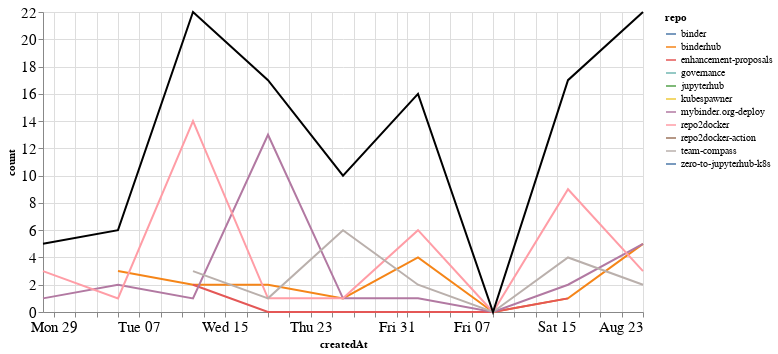

Source (notebook cell):
### Markdown cell above
## Comments

### Code cell
comments_time = comments.groupby('repo').resample('W', on='createdAt').count()['author'].reset_index()
comments_time = comments_time.rename(columns={'author': 'count'})
comments_time_total = comments_time.groupby('createdAt').agg({"count": "sum"}).reset_index()
ch1 = alt.Chart(comments_time, width=600).mark_line().encode(
    x='createdAt',
    y='count',
    color='repo',
    tooltip="repo"
)

ch2 = alt.Chart(comments_time_total, width=600).mark_line(color="black").encode(
    x='createdAt',
    y='count',
)

ch1 + ch2

### Figure 1 — Vega-Lite specification as saved in the notebook (floating-point values rounded to 4 significant figures)
{"config": {"axisLeft": {"labelFontSize": 15}, "axisBottom": {"labelFontSize": 15}}, "layer": [{"data": {"name": "data-d56c319f269b5bc69639157f060297dc"}, "mark": "line", "encoding": {"color": {"type": "nominal", "field": "repo"}, "tooltip": {"type": "nominal", "field": "repo"}, "x": {"type": "temporal", "field": "createdAt"}, "y": {"type": "quantitative", "field": "count"}}, "width": 600}, {"data": {"name": "data-899469b76f9298bd9ba5bf224ac08622"}, "mark": {"type": "line", "color": "black"}, "encoding": {"x": {"type": "temporal", "field": "createdAt"}, "y": {"type": "quantitative", "field": "count"}}, "width": 600}], "$schema": "https://vega.github.io/schema/vega-lite/v4.8.1.json", "datasets": {"data-d56c319f269b5bc69639157f060297dc": [{"repo": "binder", "createdAt": "2020-08-23T00:00:00", "count": 1}, {"repo": "binderhub", "createdAt": "2020-07-05T00:00:00", "count": 3}, {"repo": "binderhub", "createdAt": "2020-07-12T00:00:00", "count": 2}, {"repo": "binderhub", "createdAt": "2020-07-19T00:00:00", "count": 2}, {"repo": "binderhub", "createdAt": "2020-07-26T00:00:00", "count": 1}, {"repo": "binderhub", "createdAt": "2020-08-02T00:00:00", "count": 4}, {"repo": "binderhub", "createdAt": "2020-08-09T00:00:00", "count": 0}, {"repo": "binderhub", "createdAt": "2020-08-16T00:00:00", "count": 1}, {"repo": "binderhub", "createdAt": "2020-08-23T00:00:00", "count": 5}, {"repo": "enhancement-proposals", "createdAt": "2020-07-12T00:00:00", "count": 2}, {"repo": "enhancement-proposals", "createdAt": "2020-07-19T00:00:00", "count": 0}, {"repo": "enhancement-proposals", "createdAt": "2020-07-26T00:00:00", "count": 0}, {"repo": "enhancement-proposals", "createdAt": "2020-08-02T00:00:00", "count": 0}, {"repo": "enhancement-proposals", "createdAt": "2020-08-09T00:00:00", "count": 0}, {"repo": "enhancement-proposals", "createdAt": "2020-08-16T00:00:00", "count": 1}, {"repo": "governance", "createdAt": "2020-08-23T00:00:00", "count": 2}, {"repo": "jupyterhub", "createdAt": "2020-08-23T00:00:00", "count": 4}, {"repo": "kubespawner", "createdAt": "2020-07-26T00:00:00", "count": 1}, {"repo": "mybinder.org-deploy", "createdAt": "2020-06-28T00:00:00", "count": 1}, {"repo": "mybinder.org-deploy", "createdAt": "2020-07-05T00:00:00", "count": 2}, {"repo": "mybinder.org-deploy", "createdAt": "2020-07-12T00:00:00", "count": 1}, {"repo": "mybinder.org-deploy", "createdAt": "2020-07-19T00:00:00", "count": 13}, {"repo": "mybinder.org-deploy", "createdAt": "2020-07-26T00:00:00", "count": 1}, {"repo": "mybinder.org-deploy", "createdAt": "2020-08-02T00:00:00", "count": 1}, {"repo": "mybinder.org-deploy", "createdAt": "2020-08-09T00:00:00", "count": 0}, {"repo": "mybinder.org-deploy", "createdAt": "2020-08-16T00:00:00", "count": 2}, {"repo": "mybinder.org-deploy", "createdAt": "2020-08-23T00:00:00", "count": 5}, {"repo": "repo2docker", "createdAt": "2020-06-28T00:00:00", "count": 3}, {"repo": "repo2docker", "createdAt": "2020-07-05T00:00:00", "count": 1}, {"repo": "repo2docker", "createdAt": "2020-07-12T00:00:00", "count": 14}, {"repo": "repo2docker", "createdAt": "2020-07-19T00:00:00", "count": 1}, {"repo": "repo2docker", "createdAt": "2020-07-26T00:00:00", "count": 1}, {"repo": "repo2docker", "createdAt": "2020-08-02T00:00:00", "count": 6}, {"repo": "repo2docker", "createdAt": "2020-08-09T00:00:00", "count": 0}, {"repo": "repo2docker", "createdAt": "2020-08-16T00:00:00", "count": 9}, {"repo": "repo2docker", "createdAt": "2020-08-23T00:00:00", "count": 3}, {"repo": "repo2docker-action", "createdAt": "2020-06-28T00:00:00", "count": 1}, {"repo": "team-compass", "createdAt": "2020-07-12T00:00:00", "count": 3}, {"repo": "team-compass", "createdAt": "2020-07-19T00:00:00", "count": 1}, {"repo": "team-compass", "createdAt": "2020-07-26T00:00:00", "count": 6}, {"repo": "team-compass", "createdAt": "2020-08-02T00:00:00", "count": 2}, {"repo": "team-compass", "createdAt": "2020-08-09T00:00:00", "count": 0}, {"repo": "team-compass", "createdAt": "2020-08-16T00:00:00", "count": 4}, {"repo": "team-compass", "createdAt": "2020-08-23T00:00:00", "count": 2}, {"repo": "zero-to-jupyterhub-k8s", "createdAt": "2020-08-02T00:00:00", "count": 3}], "data-899469b76f9298bd9ba5bf224ac08622": [{"createdAt": "2020-06-28T00:00:00", "count": 5}, {"createdAt": "2020-07-05T00:00:00", "count": 6}, {"createdAt": "2020-07-12T00:00:00", "count": 22}, {"createdAt": "2020-07-19T00:00:00", "count": 17}, {"createdAt": "2020-07-26T00:00:00", "count": 10}, {"createdAt": "2020-08-02T00:00:00", "count": 16}, {"createdAt": "2020-08-09T00:00:00", "count": 0}, {"createdAt": "2020-08-16T00:00:00", "count": 17}, {"createdAt": "2020-08-23T00:00:00", "count": 22}]}}
